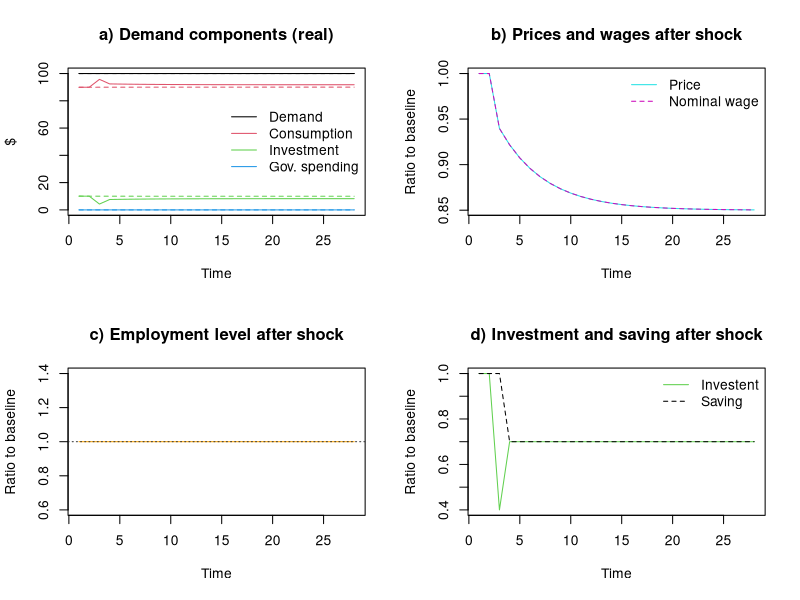

Write R code to recreate this figure.
#A simple neoclassical model (flexible prices and wages)

#Made by mvp, 4/10/2022

# Clear Environment
rm(list=ls(all=TRUE))

# Clear Plots
#if(!is.null(dev.list())) dev.off()

# Clear Console
cat("\014")

#Time span
nPeriods = 50

#Scenarios
nScenarios = 2

#Parameters
c0 = 10     #Autonomous consumption
c1=0.8      #Marginal propensity to consume out of income
i0 = 0.04   #Interest rate
b0 = 14     #Autonomous investment
b1 = 100    #Sensitivity of investment to interest rate
prod = 5    #Labour productivity
g0 = 0      #Government spending
l0 = 45     #Labour demand when wages = 0
l1 = 10     #Sensitivity of labour demand to real wage rate
l2 = 8      #Sensitivity of labour supply to real wage rate        
s0 = 6      #Saving independent of interest rate
s1 = 100    #Sensitivity of saving to interest rate

#Variables
#Aggregate demand
Z=matrix(data=0,nrow=nScenarios,ncol=nPeriods)
#Aggregate output (supply) in nominal terms
Y=matrix(data=0,nrow=nScenarios,ncol=nPeriods)
#Aggregate output (supply) in real terms
X=matrix(data=0,nrow=nScenarios,ncol=nPeriods)
#Aggregate consumption
C=matrix(data=0,nrow=nScenarios,ncol=nPeriods)
#Aggregate investment
I=matrix(data=0,nrow=nScenarios,ncol=nPeriods)
#Government spending
G=matrix(data=0,nrow=nScenarios,ncol=nPeriods)
#Labour demand
Ld=matrix(data=0,nrow=nScenarios,ncol=nPeriods)
#Labour supply
Ls=matrix(data=0,nrow=nScenarios,ncol=nPeriods)
#Price level
p=matrix(data=0,nrow=nScenarios,ncol=nPeriods)
#Aggregate saving
S=matrix(data=0,nrow=nScenarios,ncol=nPeriods)
#Interest rate
i=matrix(data=i0,nrow=nScenarios,ncol=nPeriods)
#Real wage rate
wr=matrix(data=2.5,nrow=nScenarios,ncol=nPeriods)
#Nominal wage rate
w=matrix(data=wr/p,nrow=nScenarios,ncol=nPeriods)

#Scenarios loop
for (j in 1:nScenarios){
  
#Time loop
for (t in 2:nPeriods){
  
  #Iterations
  for (iter in 1:20){
  
  #Negative shock to investment after period 25 in scenario 2
  if (t >= 25 & j==2) {b0 = 8}    
    
  #############################  SHARED EQUATIONS
    
  Z[j,t] = C[j,t] + I[j,t] + G[j,t] #Aggregate demand
  
  Y[j,t] = Z[j,t]                   #Nominal output 
  
  C[j,t] = c0 + c1 * Y[j,t-1]       #Consumption
  
  I[j,t] = b0 - b1 * i[j,t-1]       #Investment                 
  
  G[j,t] = g0                       #Government spending
  
  ############################# MODEL-SPECIFIC EQUATIONS
  
  S[j,t] = s0 + s1 * i[j,t-1]     #Private saving (as a positive function of i)
  
  i[j,t] = (b0 - s0)/(s1 + b1)    #Interest rate (such that: S = I)
  
  p[j,t] = Y[j,t]/X[j,t]          #Price level (market clearing)
  
  X[j,t] = Ld[j,t]*prod           #Real output (defined by production function)
  
  Ld[j,t] = l0 - l1*wr[j,t]       #Labour demand (as a negative function of the real wage)
  
  Ls[j,t] = l2*wr[j,t]            #Labour supply (as a positive function of the real wage)
  
  wr[j,i] = l0/(l2 + l1)          #Real wage rate (such that: Ld = Ls)        
  
  w[j,t] = wr[j,t]*p[j,t]         #Nominal wage rate (fully flexible)
  
  #############################
  
}}}


#Set plot layout
layout(matrix(c(1,2,3,4), 2, 2, byrow = TRUE))

#Plot demand components
plot(Z[1,23:nPeriods]/p[1,23:nPeriods], type="l",col=1,lty=2,ylim=range(0,100),main="a) Demand components (real)",ylab = '$',xlab = 'Time')
lines(C[1,23:nPeriods]/p[1,23:nPeriods],col=2,lty=2)
lines(I[1,23:nPeriods]/p[1,23:nPeriods],col=3,lty=2)
lines(G[1,23:nPeriods]/p[1,23:nPeriods],col=4,lty=2)
lines(Z[2,23:nPeriods]/p[2,23:nPeriods],col=1)
lines(C[2,23:nPeriods]/p[2,23:nPeriods],col=2)
lines(I[2,23:nPeriods]/p[2,23:nPeriods],col=3)
lines(G[2,23:nPeriods]/p[2,23:nPeriods],col=4)
#abline(v=5,col="gray30",lty=3)
legend("right",c("Demand","Consumption","Investment","Gov. spending"),  bty = 'n', lty=c(1,1,1,1), col = c(1,2,3,4), box.lty=0)

#Plot price level and nominal wage
plot(p[2,23:nPeriods]/p[1,23:nPeriods], type="l",col=5,main="b) Prices and wages after shock",ylab = 'Ratio to baseline',xlab = 'Time')
lines(w[2,23:nPeriods]/w[1,23:nPeriods], col=6, lty=2)
legend("topright",c("Price","Nominal wage"),  bty = 'n', lty=c(1,2), col = c(5,6), box.lty=0)

#Plot employment
plot(Ld[2,23:nPeriods]/Ld[1,23:nPeriods], type="l",col="orange",main="c) Employment level after shock",ylab = 'Ratio to baseline',xlab = 'Time')
abline(h=1,col="gray20",lty=3)

#Plot investment and saving
plot(I[2,23:nPeriods]/I[1,23:nPeriods], type="l",col=3,main="d) Investment and saving after shock",ylab = 'Ratio to baseline',xlab = 'Time')
lines(S[2,23:nPeriods]/S[1,23:nPeriods], col=1, lty=2)
legend("topright",c("Investent","Saving"),  bty = 'n', lty=c(1,2), col = c(3,1), box.lty=0)
